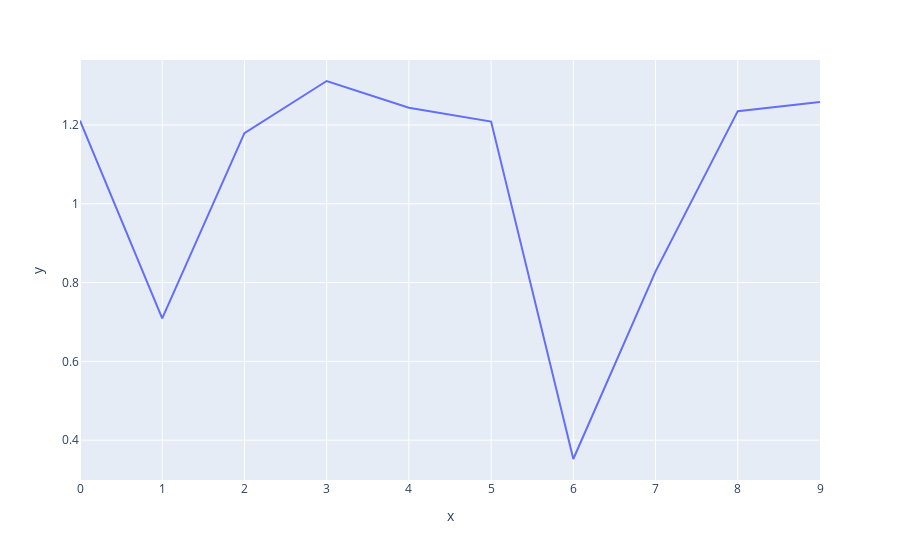

Write notebook code for a chart like this one.
### Code cell
line(test_losses)

### Figure 1 — Plotly figure (JSON) as saved in the notebook; plotly's stock layout.template omitted (floating-point values rounded to 4 significant figures)
{"data": [{"hovertemplate": "x=%{x}<br>y=%{y}<extra></extra>", "legendgroup": "", "line": {"color": "#636efa", "dash": "solid"}, "marker": {"symbol": "circle"}, "mode": "lines", "name": "", "orientation": "v", "showlegend": false, "type": "scatter", "x": [0, 1, 2, 3, 4, 5, 6, 7, 8, 9], "xaxis": "x", "y": [1.211, 0.709, 1.179, 1.312, 1.244, 1.209, 0.3522, 0.8284, 1.235, 1.258], "yaxis": "y"}], "layout": {"hovermode": "x unified", "legend": {"tracegroupgap": 0}, "margin": {"t": 60}, "xaxis": {"anchor": "y", "domain": [0, 1], "title": {"text": "x"}}, "yaxis": {"anchor": "x", "domain": [0, 1], "title": {"text": "y"}}}}
